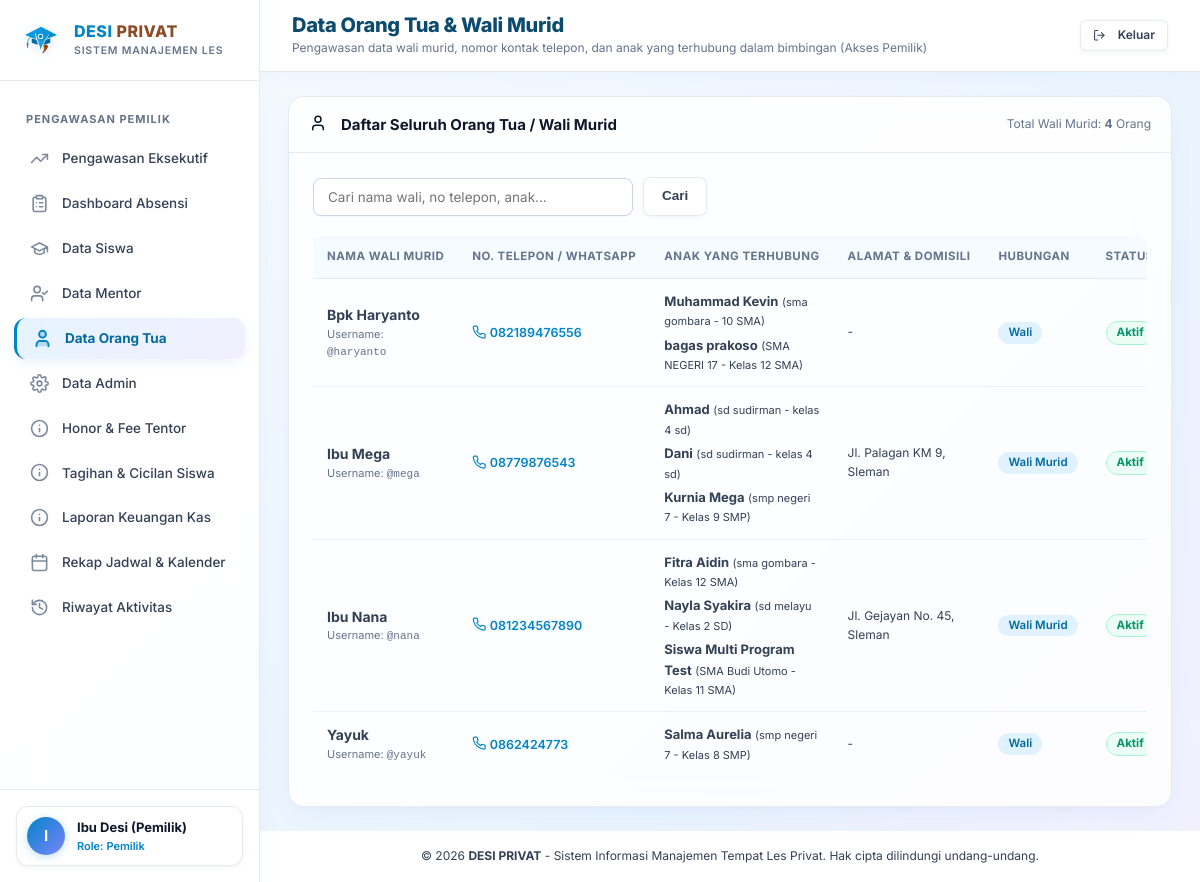
Before: /owner/parents (signed in) with the older database file.
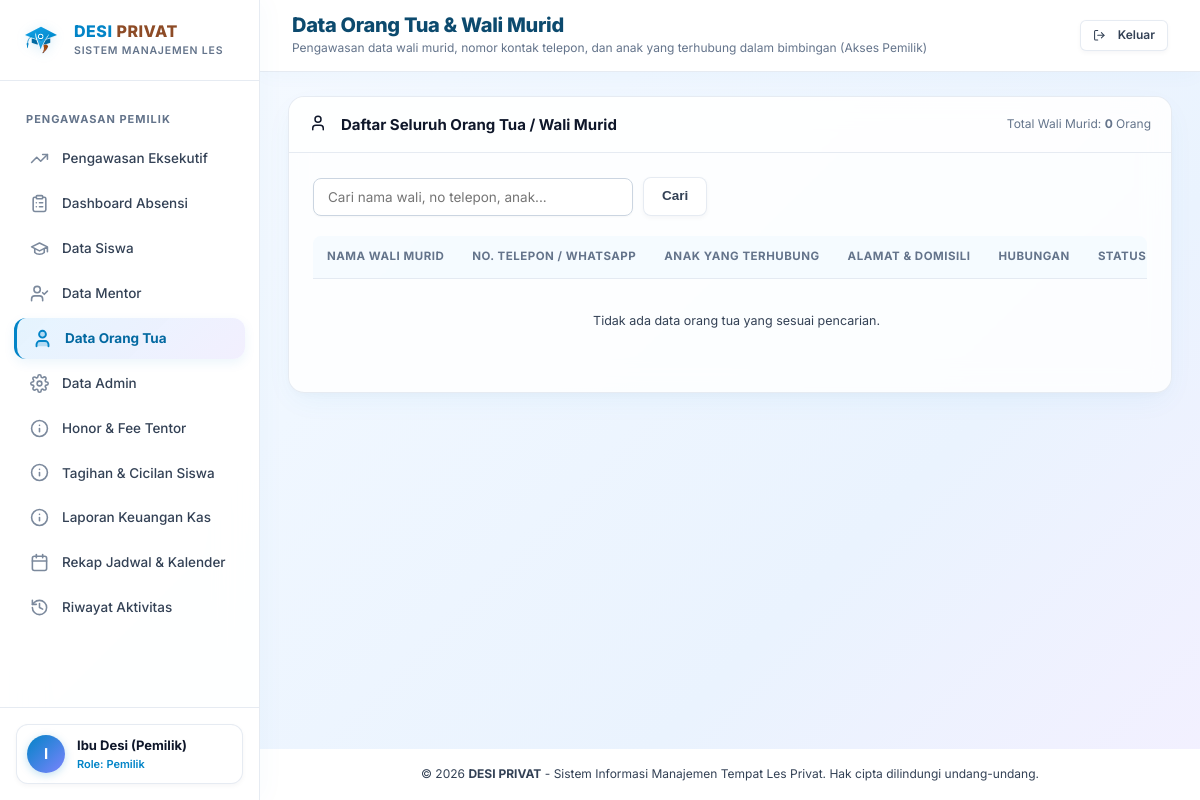
After: the same page with the newer database file.
### tables this page shows
CREATE TABLE parents (
    id INTEGER PRIMARY KEY AUTOINCREMENT,
    user_id INTEGER UNIQUE REFERENCES users(id) ON DELETE SET NULL,
    full_name TEXT NOT NULL,
    phone TEXT NOT NULL,
    email TEXT,
    address TEXT,
    notes TEXT,
    created_at DATETIME DEFAULT CURRENT_TIMESTAMP
, status TEXT NOT NULL DEFAULT 'aktif');

CREATE TABLE students (
    id INTEGER PRIMARY KEY AUTOINCREMENT,
    parent_id INTEGER NOT NULL REFERENCES parents(id) ON DELETE RESTRICT,
    full_name TEXT NOT NULL,
    school TEXT,
    grade TEXT,
    birth_date TEXT,
    address TEXT,
    notes TEXT,
    status TEXT NOT NULL DEFAULT 'aktif' CHECK(status IN ('aktif', 'nonaktif', 'berhenti')),
    created_at DATETIME DEFAULT CURRENT_TIMESTAMP,
    updated_at DATETIME DEFAULT CURRENT_TIMESTAMP
, initial_meeting_offset INTEGER NOT NULL DEFAULT 0, initial_offset_notes TEXT, initial_offset_set_at DATETIME, initial_offset_set_by INTEGER, latitude REAL, longitude REAL, payment_validated_by INTEGER, payment_validated_at DATETIME, payment_status TEXT DEFAULT 'lunas', meetings_per_period INTEGER DEFAULT 8);

### routes/owner.py (the view)
@owner_bp.route("/parents")
def parents():
    search = request.args.get("q", "").strip()
    conditions = []
    args = []
    if search:
        conditions.append("(p.full_name LIKE ? OR p.phone LIKE ? OR st.full_name LIKE ?)")
        term = f"%{search}%"
        args.extend([term, term, term])
    where_clause = f"WHERE {' AND '.join(conditions)}" if conditions else ""
    parents_rows = query_db(f"""
        SELECT p.*, u.username
        FROM parents p
        LEFT JOIN users u ON p.user_id = u.id
        LEFT JOIN students st ON p.id = st.parent_id
        {where_clause}
        GROUP BY p.id
        ORDER BY p.full_name ASC
    """, args)
    parents_list = []
    for p in parents_rows:
        pd = dict(p)
        children = query_db("""
            SELECT id, full_name, school, grade, status
            FROM students
            WHERE parent_id = ?
            ORDER BY full_name ASC
        """, (pd["id"],))
        pd["children_list"] = children
        parents_list.append(pd)
    return render_template("owner/parents.html", parents=parents_list, search=search)

### routes/auth.py (called while the page is built)
def login_required(f):
    @wraps(f)
    def decorated_function(*args, **kwargs):
        if "user_id" not in session:
            flash("Silakan masuk terlebih dahulu untuk mengakses halaman ini.", "warning")
            return redirect(url_for("auth.login", next=request.url))
        user = query_db("SELECT id, is_active FROM users WHERE id = ?", (session["user_id"],), one=True)
        if not user or not user["is_active"]:
            session.clear()
            flash("Sesi login Anda telah kedaluwarsa atau akun tidak ditemukan. Silakan masuk kembali.", "warning")
            return redirect(url_for("auth.login"))
        return f(*args, **kwargs)
    return decorated_function

### services/database_service.py (called while the page is built)
def is_postgres(db_path=None):
    global _pg_connection_failed
    if db_path is not None:
        return False
    if getattr(Config, "TESTING", False):
        return False
    db_url = getattr(Config, "DATABASE_URL", None)
    if not (db_url and str(db_url).strip().startswith("postgres")):
        return False
    if _pg_connection_failed:
        return False
    return True

### templates/owner/parents.html (shortened to what this page needs)
{% extends "base.html" %}
{% block page_title %}Data Orang Tua &amp; Wali Murid{% endblock %}
{% block page_subtitle %}Pengawasan data wali murid, nomor kontak telepon, dan anak yang terhubung dalam bimbingan (Akses Pemilik){% endblock %}
{% block content %}
<div class="card">
  <div class="card-header" style="display: flex; justify-content: space-between; align-items: center; flex-wrap: wrap; gap: 10px;">
    <div class="card-title"><span>{{ icon('user') }}</span> Daftar Seluruh Orang Tua / Wali Murid</div>
    <div style="font-size: 12px; color: var(--text-muted);">
      Total Wali Murid: <strong>{{ parents|length }}</strong> Orang
    </div>
  </div>
  <div class="card-body">
    <form method="GET" action="{{ url_for('owner.parents') }}" class="filter-bar" style="margin-bottom: 20px; display: flex; gap: 10px; flex-wrap: wrap;">
      <input type="text" name="q" value="{{ search or '' }}" placeholder="Cari nama wali, no telepon, anak..." class="form-control" style="max-width: 320px;">
      <button type="submit" class="btn btn-secondary">Cari</button>
    </form>
    <div class="table-responsive">
      <table class="table-desi">
        <thead>
          <tr>
            <th>Nama Wali Murid</th>
            <th>No. Telepon / WhatsApp</th>
            <th>Anak yang Terhubung</th>
            <th>Alamat &amp; Domisili</th>
            <th>Hubungan</th>
            <th>Status</th>
          </tr>
        </thead>
        <tbody>
          {% for p in parents %}
          <tr>
            <td>
              <strong style="color: var(--navy-dark); font-size: 14px;">{{ p.full_name }}</strong>
              <div style="font-size: 11px; color: var(--text-muted);">
                Username: <code>@{{ p.username or '-' }}</code>
              </div>
            </td>
            <td>
              {% if p.phone %}
                <span style="font-size: 12.5px; color: var(--blue-brand); font-weight: 600;">
                  {{ icon('phone') }} <a href="tel:{{ p.phone }}" style="color: inherit; text-decoration: none;">{{ p.phone }}</a>
                </span>
              {% else %}
                <span style="color: var(--gray-400);">-</span>
              {% endif %}
            </td>
            <td>
              {% if p.children_list %}
                <div style="display: flex; flex-direction: column; gap: 4px;">
                  {% for ch in p.children_list %}
                    <div>
                      <strong style="color: var(--navy-primary); font-size: 13px;">{{ ch.full_name }}</strong>
                      <span style="font-size: 11px; color: var(--gray-500);">({{ ch.school or 'Sekolah' }} - {{ ch.grade or '' }})</span>
                    </div>
                  {% endfor %}
                </div>
              {% else %}
                <span style="font-size: 11.5px; color: var(--gray-400); font-style: italic;">Belum ada anak terhubung</span>
              {% endif %}
            </td>
            <td>
              <div style="font-size: 12px; color: var(--gray-700); max-width: 250px;">
                {{ p.address or '-' }}
              </div>
            </td>
            <td>
              <span class="badge" style="background: #e0f2fe; color: #0369a1; font-weight: 600;">
                {{ p.notes or 'Wali' }}
              </span>
            </td>
            <td>{{ p.status|status_badge|safe }}</td>
          </tr>
          {% else %}
          <tr>
            <td colspan="6" style="text-align: center; padding: 32px; color: var(--gray-500);">
              Tidak ada data orang tua yang sesuai pencarian.
            </td>
          </tr>
          {% endfor %}
        </tbody>
      </table>
    </div>
  </div>
</div>
{% endblock %}

Changed rows visible on the page:
removed parents: full_name "Bpk Haryanto", username "haryanto", phone "082189476556", address "-", notes "Wali", status|status_badge "Aktif"
removed students: full_name "Muhammad Kevin", school "sma gombara", grade "10 SMA", shown under "Bpk Haryanto"
removed students: full_name "bagas prakoso", school "SMA NEGERI 17", grade "Kelas 12 SMA", shown under "Bpk Haryanto"
removed parents: full_name "Ibu Mega", username "mega", phone "08779876543", address "Jl. Palagan KM 9, Sleman", notes "Wali Murid", status|status_badge "Aktif"
removed students: full_name "Ahmad", school "sd sudirman", grade "kelas 4 sd", shown under "Ibu Mega"
removed students: full_name "Dani", school "sd sudirman", grade "kelas 4 sd", shown under "Ibu Mega"
removed students: full_name "Kurnia Mega", school "smp negeri 7", grade "Kelas 9 SMP", shown under "Ibu Mega"
removed parents: full_name "Ibu Nana", username "nana", phone "081234567890", address "Jl. Gejayan No. 45, Sleman", notes "Wali Murid", status|status_badge "Aktif"
removed students: full_name "Fitra Aidin", school "sma gombara", grade "Kelas 12 SMA", shown under "Ibu Nana"
removed students: full_name "Nayla Syakira", school "sd melayu", grade "Kelas 2 SD", shown under "Ibu Nana"
removed students: full_name "Siswa Multi Program Test", school "SMA Budi Utomo", grade "Kelas 11 SMA", shown under "Ibu Nana"
removed parents: full_name "Yayuk", full_name "yayuk", phone "0862424773", address "-", notes "Wali", status|status_badge "Aktif"
removed students: full_name "Salma Aurelia", school "smp negeri 7", grade "Kelas 8 SMP", shown under "Yayuk"
Other visible differences:
{{ parents|length }}: "4" → "0"
text now shown: "Tidak ada data orang tua yang sesuai pencarian."
